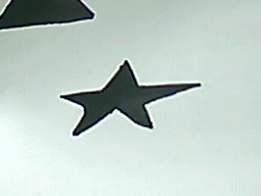
#> input picture Robot/Systems/Vision/1.jpg, 261 x 196 px
$ python -i ImagePreProcess.py   (imports and definitions only)
#> lines starting #> are read from the running program, lines starting #| are printed output that depends on the picture; after the words box and inside, x2 and y2 are one past the last pixel; in counts of white or black regions, pixels touching at a corner belong together
#> further down, picture is the input picture: shape (196, 261, 3); mean B, G, R 199.3, 206, 190
#!/usr/bin/env python
import cv2
import numpy as np

class ImagePreProcess():
    def __init__(self):
        pass
    def process(self, image):

        '''
            Returns blurred, morphed, and canny-edged image.
        '''
        #image = cv2.cvtColor(image,cv2.COLOR_BGR2HSV)
        self.img = cv2.GaussianBlur(image,(5,5), 0)
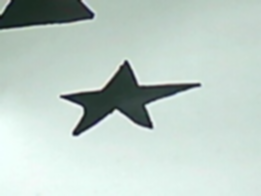
#> self.img: shape (196, 261, 3); mean B, G, R 199.3, 206, 190
        self.median = cv2.medianBlur(self.img,5)
        self.blur = cv2.bilateralFilter(self.median, 9, 75, 75)
        self.kernel = np.ones((5,5), np.uint8)
        self.erosion = cv2.erode(self.blur, self.kernel, iterations=1)
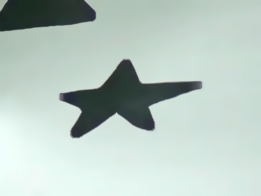
#> self.erosion: shape (196, 261, 3); mean B, G, R 194.2, 201, 184.8
        self.dilation = cv2.dilate(self.erosion, self.kernel, iterations=1)
        self.canny = cv2.Canny(self.dilation, 75,200)
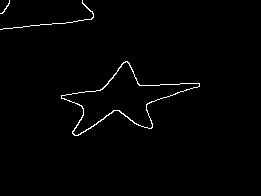
#> self.canny: shape (196, 261); 1.2% white in thin lines or dots, all inside (x1, y1, x2, y2) = (0, 0, 200, 136)
        return self.canny
class WhatsCrackin():
    def __init__(self):
        pass
    def findCracks(self, image):
        image = cv2.cvtColor(image, cv2.COLOR_BGR2GRAY)
        ret, image =  cv2.threshold(image,127,255,0)
        __,self.cnt,__ = cv2.findContours(image.copy(), cv2.RETR_EXTERNAL, cv2.CHAIN_APPROX_SIMPLE)
        return self.cnt
    def integrate(self, img, cnt):
        print(cnt)
        #peri = cv2.arcLength(i, True)
        #approx = cv2.approxPolyDP(i, 0.02 * peri, True)
        '''
        if area < 100:
            continue
        '''
        #x, y, w, h = cv2.boundingRect(approx)
        #cv2.rectangle(img, (x,y), (x+w, y+h), (0,255,0),1)
        #cropped = img[y-60:y+h+60,x-60:w+x+60] #only the region of img with contour in question
        cv2.drawContours(img,cnt,-1, (0,0,255),1)
        #return img

    def findLength(self, c):
        self.perimeter = cv2.arcLength(c, True)
        self.side_length = self.perimeter/4
        return (self.perimeter, self.side_length)
    '''
        Params:

        c - Contour
        p - Perimeter
    '''
    def approxCnt(self, c, p):
        cv2.approxPolyDP(cnt,p, True)

>>> import cv2
>>> picture = cv2.imread('1.jpg')
>>> result = ImagePreProcess().process(picture)
